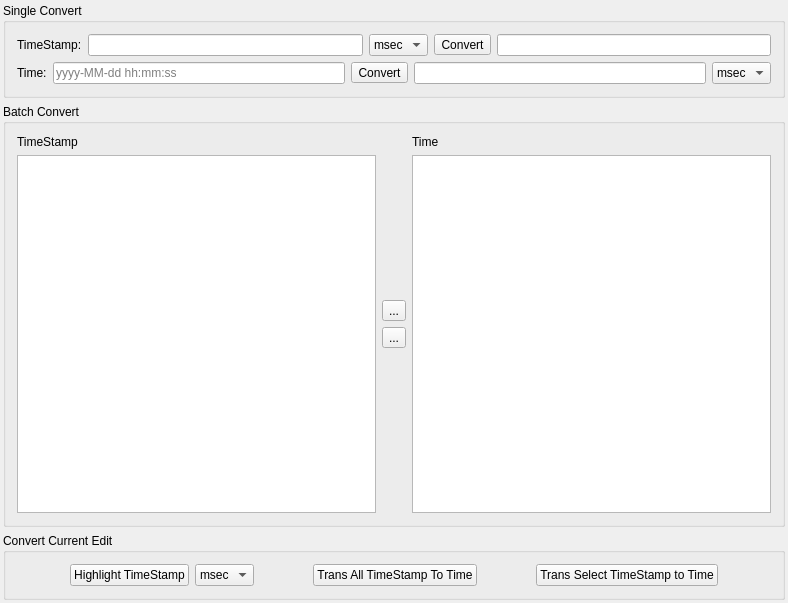
<?xml version="1.0" encoding="UTF-8"?>
<ui version="4.0">
 <class>TimeStampTrans</class>
 <widget class="QWidget" name="TimeStampTrans">
  <property name="geometry">
   <rect>
    <x>0</x>
    <y>0</y>
    <width>788</width>
    <height>603</height>
   </rect>
  </property>
  <property name="windowTitle">
   <string>TimeStampTrans</string>
  </property>
  <layout class="QVBoxLayout" name="verticalLayout_6">
   <property name="leftMargin">
    <number>3</number>
   </property>
   <property name="topMargin">
    <number>3</number>
   </property>
   <property name="rightMargin">
    <number>3</number>
   </property>
   <property name="bottomMargin">
    <number>3</number>
   </property>
   <item>
    <widget class="QGroupBox" name="groupBox">
     <property name="title">
      <string>Single Convert</string>
     </property>
     <layout class="QVBoxLayout" name="verticalLayout_4">
      <item>
       <layout class="QHBoxLayout" name="horizontalLayout">
        <item>
         <widget class="QLabel" name="label">
          <property name="text">
           <string>TimeStamp:</string>
          </property>
         </widget>
        </item>
        <item>
         <widget class="QLineEdit" name="timestampLe"/>
        </item>
        <item>
         <widget class="QComboBox" name="comboBoxTimeStamp">
          <item>
           <property name="text">
            <string>msec</string>
           </property>
          </item>
          <item>
           <property name="text">
            <string>sec</string>
           </property>
          </item>
         </widget>
        </item>
        <item>
         <widget class="QToolButton" name="toolButton">
          <property name="text">
           <string>Convert</string>
          </property>
         </widget>
        </item>
        <item>
         <widget class="QLineEdit" name="timeLe"/>
        </item>
       </layout>
      </item>
      <item>
       <layout class="QHBoxLayout" name="horizontalLayout_2">
        <item>
         <widget class="QLabel" name="label_2">
          <property name="text">
           <string>Time:</string>
          </property>
         </widget>
        </item>
        <item>
         <widget class="QLineEdit" name="srcTimeLe">
          <property name="placeholderText">
           <string>yyyy-MM-dd hh:mm:ss</string>
          </property>
         </widget>
        </item>
        <item>
         <widget class="QToolButton" name="toolButton_2">
          <property name="text">
           <string>Convert</string>
          </property>
         </widget>
        </item>
        <item>
         <widget class="QLineEdit" name="dstTimestampLe"/>
        </item>
        <item>
         <widget class="QComboBox" name="comboBoxTime">
          <item>
           <property name="text">
            <string>msec</string>
           </property>
          </item>
          <item>
           <property name="text">
            <string>sec</string>
           </property>
          </item>
         </widget>
        </item>
       </layout>
      </item>
     </layout>
    </widget>
   </item>
   <item>
    <widget class="QGroupBox" name="groupBox_2">
     <property name="title">
      <string>Batch Convert</string>
     </property>
     <layout class="QVBoxLayout" name="verticalLayout_5">
      <item>
       <layout class="QHBoxLayout" name="horizontalLayout_3">
        <item>
         <layout class="QVBoxLayout" name="verticalLayout_2">
          <item>
           <widget class="QLabel" name="label_3">
            <property name="text">
             <string>TimeStamp</string>
            </property>
           </widget>
          </item>
          <item>
           <widget class="QPlainTextEdit" name="timeStampTextEdit"/>
          </item>
         </layout>
        </item>
        <item>
         <layout class="QVBoxLayout" name="verticalLayout">
          <item>
           <spacer name="verticalSpacer">
            <property name="orientation">
             <enum>Qt::Vertical</enum>
            </property>
            <property name="sizeHint" stdset="0">
             <size>
              <width>20</width>
              <height>40</height>
             </size>
            </property>
           </spacer>
          </item>
          <item>
           <widget class="QToolButton" name="toTimeBt">
            <property name="text">
             <string>...</string>
            </property>
           </widget>
          </item>
          <item>
           <widget class="QToolButton" name="toTimeStampBt">
            <property name="text">
             <string>...</string>
            </property>
           </widget>
          </item>
          <item>
           <spacer name="verticalSpacer_2">
            <property name="orientation">
             <enum>Qt::Vertical</enum>
            </property>
            <property name="sizeHint" stdset="0">
             <size>
              <width>20</width>
              <height>40</height>
             </size>
            </property>
           </spacer>
          </item>
         </layout>
        </item>
        <item>
         <layout class="QVBoxLayout" name="verticalLayout_3">
          <item>
           <widget class="QLabel" name="label_4">
            <property name="text">
             <string>Time</string>
            </property>
           </widget>
          </item>
          <item>
           <widget class="QPlainTextEdit" name="timeTextEdit"/>
          </item>
         </layout>
        </item>
       </layout>
      </item>
     </layout>
    </widget>
   </item>
   <item>
    <widget class="QGroupBox" name="groupBox_3">
     <property name="title">
      <string>Convert Current Edit</string>
     </property>
     <layout class="QHBoxLayout" name="horizontalLayout_4">
      <item>
       <spacer name="horizontalSpacer">
        <property name="orientation">
         <enum>Qt::Horizontal</enum>
        </property>
        <property name="sizeHint" stdset="0">
         <size>
          <width>40</width>
          <height>20</height>
         </size>
        </property>
       </spacer>
      </item>
      <item>
       <widget class="QPushButton" name="pushButton">
        <property name="text">
         <string>Highlight TimeStamp</string>
        </property>
       </widget>
      </item>
      <item>
       <widget class="QComboBox" name="timeFormat">
        <item>
         <property name="text">
          <string>msec</string>
         </property>
        </item>
        <item>
         <property name="text">
          <string>sec</string>
         </property>
        </item>
       </widget>
      </item>
      <item>
       <spacer name="horizontalSpacer_3">
        <property name="orientation">
         <enum>Qt::Horizontal</enum>
        </property>
        <property name="sizeHint" stdset="0">
         <size>
          <width>40</width>
          <height>20</height>
         </size>
        </property>
       </spacer>
      </item>
      <item>
       <widget class="QPushButton" name="pushButton_2">
        <property name="text">
         <string>Trans All TimeStamp To Time</string>
        </property>
       </widget>
      </item>
      <item>
       <spacer name="horizontalSpacer_4">
        <property name="orientation">
         <enum>Qt::Horizontal</enum>
        </property>
        <property name="sizeHint" stdset="0">
         <size>
          <width>40</width>
          <height>20</height>
         </size>
        </property>
       </spacer>
      </item>
      <item>
       <widget class="QPushButton" name="pushButton_3">
        <property name="text">
         <string>Trans Select TimeStamp to Time</string>
        </property>
       </widget>
      </item>
      <item>
       <spacer name="horizontalSpacer_2">
        <property name="orientation">
         <enum>Qt::Horizontal</enum>
        </property>
        <property name="sizeHint" stdset="0">
         <size>
          <width>40</width>
          <height>20</height>
         </size>
        </property>
       </spacer>
      </item>
     </layout>
    </widget>
   </item>
  </layout>
 </widget>
 <layoutdefault spacing="6" margin="11"/>
 <resources/>
 <connections>
  <connection>
   <sender>toolButton</sender>
   <signal>clicked()</signal>
   <receiver>TimeStampTrans</receiver>
   <slot>on_singleToTime()</slot>
   <hints>
    <hint type="sourcelabel">
     <x>468</x>
     <y>34</y>
    </hint>
    <hint type="destinationlabel">
     <x>442</x>
     <y>606</y>
    </hint>
   </hints>
  </connection>
  <connection>
   <sender>toolButton_2</sender>
   <signal>clicked()</signal>
   <receiver>TimeStampTrans</receiver>
   <slot>on_singleToTimeStamp()</slot>
   <hints>
    <hint type="sourcelabel">
     <x>386</x>
     <y>63</y>
    </hint>
    <hint type="destinationlabel">
     <x>500</x>
     <y>606</y>
    </hint>
   </hints>
  </connection>
  <connection>
   <sender>toTimeBt</sender>
   <signal>clicked()</signal>
   <receiver>TimeStampTrans</receiver>
   <slot>on_batchToTime()</slot>
   <hints>
    <hint type="sourcelabel">
     <x>399</x>
     <y>310</y>
    </hint>
    <hint type="destinationlabel">
     <x>712</x>
     <y>606</y>
    </hint>
   </hints>
  </connection>
  <connection>
   <sender>toTimeStampBt</sender>
   <signal>clicked()</signal>
   <receiver>TimeStampTrans</receiver>
   <slot>on_batchToTimeStamp()</slot>
   <hints>
    <hint type="sourcelabel">
     <x>403</x>
     <y>334</y>
    </hint>
    <hint type="destinationlabel">
     <x>492</x>
     <y>602</y>
    </hint>
   </hints>
  </connection>
  <connection>
   <sender>pushButton</sender>
   <signal>clicked()</signal>
   <receiver>TimeStampTrans</receiver>
   <slot>on_highTimeStamp()</slot>
   <hints>
    <hint type="sourcelabel">
     <x>204</x>
     <y>589</y>
    </hint>
    <hint type="destinationlabel">
     <x>123</x>
     <y>605</y>
    </hint>
   </hints>
  </connection>
  <connection>
   <sender>pushButton_2</sender>
   <signal>clicked()</signal>
   <receiver>TimeStampTrans</receiver>
   <slot>on_replaceTimeStampToTime()</slot>
   <hints>
    <hint type="sourcelabel">
     <x>476</x>
     <y>589</y>
    </hint>
    <hint type="destinationlabel">
     <x>679</x>
     <y>602</y>
    </hint>
   </hints>
  </connection>
  <connection>
   <sender>pushButton_3</sender>
   <signal>clicked()</signal>
   <receiver>TimeStampTrans</receiver>
   <slot>on_dealSelectTextToTime()</slot>
   <hints>
    <hint type="sourcelabel">
     <x>667</x>
     <y>576</y>
    </hint>
    <hint type="destinationlabel">
     <x>791</x>
     <y>555</y>
    </hint>
   </hints>
  </connection>
 </connections>
 <slots>
  <slot>on_singleToTime()</slot>
  <slot>on_singleToTimeStamp()</slot>
  <slot>on_batchToTime()</slot>
  <slot>on_batchToTimeStamp()</slot>
  <slot>on_highTimeStamp()</slot>
  <slot>on_replaceTimeStampToTime()</slot>
  <slot>on_dealSelectTextToTime()</slot>
 </slots>
</ui>
